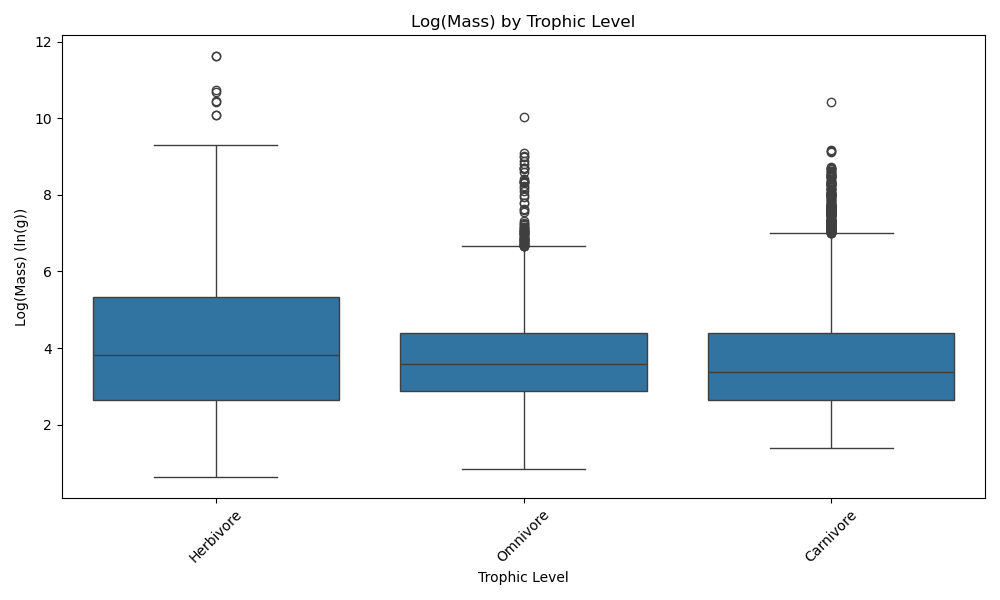

Recreate this plot in Python.
import pandas as pd
import numpy as np
import matplotlib
matplotlib.use('Agg')
import matplotlib.pyplot as plt
import seaborn as sns

df = pd.read_csv('AVONETplusClim.csv' )

df['log_Mass'] = np.log(df['Mass'])
df = df[['Trophic.Level', 'log_Mass']].copy()
df = df[df['Trophic.Level'].isin(['Carnivore', 'Herbivore', 'Omnivore'])]
df['Trophic.Level'] = df['Trophic.Level'].astype(str)
order = ['Herbivore', 'Omnivore', 'Carnivore'] 

plt.figure(figsize=(10, 6))
sns.boxplot(x='Trophic.Level', y='log_Mass', data=df, order=order) 
plt.title('Log(Mass) by Trophic Level')
plt.xlabel('Trophic Level')
plt.ylabel('Log(Mass) (ln(g))')
plt.xticks(rotation=45) 
plt.tight_layout()

plt.savefig("boxplotMassTLOG.png")